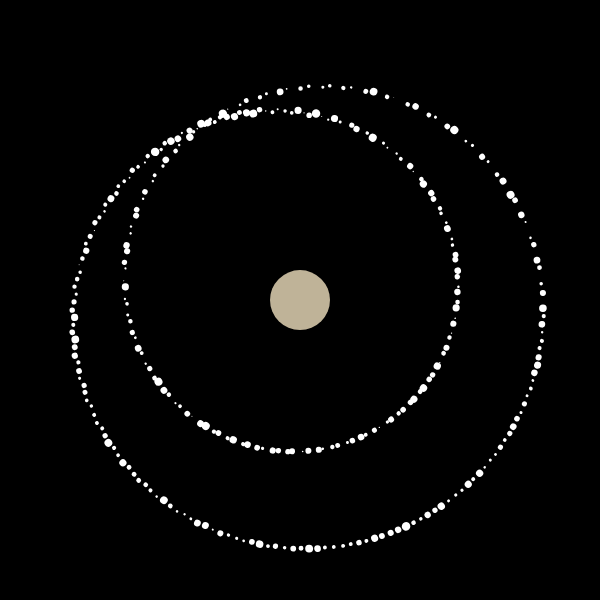
Frame 1 (no input)
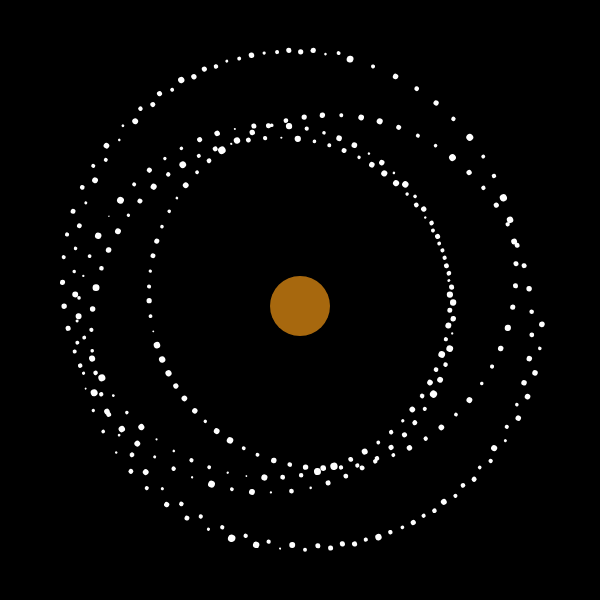
Frame 60 (no input)
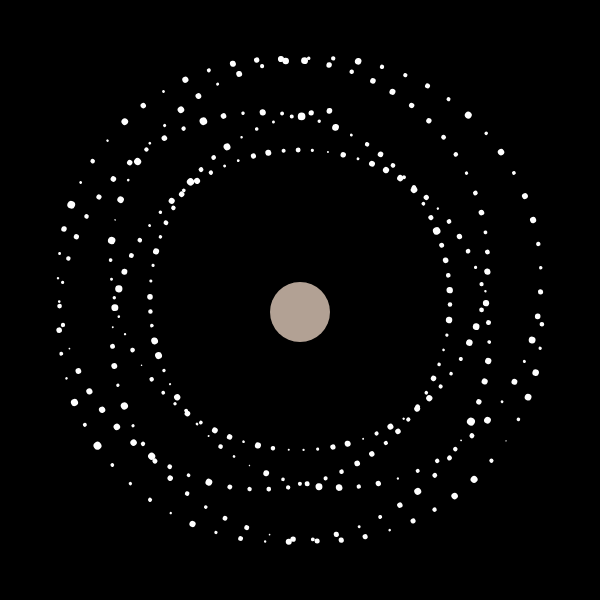
Frame 120 (the mouse pressed at the canvas centre since frame 60)

The p5.js sketch that drew these frames (run headless with seeded random() and noise() and a simulated clock; from frame 60 on, the mouse is pressed at the canvas centre):

// p5.js sketch
// ── sketch.js
let radius
let interval = 700
let bgColor
var xoff = 0;


function setup() {
  createCanvas(600, 600); 
  colorMode(HSB, TWO_PI, 1, 1)
  bgColor = color(0, 0, 0)
  noStroke(255)
  radius = 60 

  let timer1 = setInterval(()=>{
 bgColor = color (random(), random(), random());
 }, interval)
}


function draw() {
  background(bgColor);
  translate(width/2,height/2)
 
fill(random(), random(), random())
  
 var x = map(noise(xoff), 0, 1, 0, width);
  
  xoff += 0.1;
  
  
  ellipse(0, xoff, radius) 
  
  
  push()
		var r= 2
	for(var a=0;a < 300; a++){
	fill(5)
	
	
	rotate(0.1)	 
  ellipse(200 + 50 * cos(100+a/10*(frameCount+200)/400),
          random() * sin(a *(frameCount+1000)/100),
          10 * noise(a,frameCount/100))
	

	r=r*0.99+2
	
	}
pop()
  
}
// ── style.css
html, body {
    margin: 0;
    padding: 0;
  }
  canvas {
    display: block;
  }
  
  h1 {
    font-size: 40px;
  }
  
  h2 {
    font-size: 40px;
  }
  h3 {
    font-size: 40px;
  }
  
  h4 {
    font-size: 40px;
  }
  
  h6 {
    font-size: 40px;
  }
  
  h7 {
    font-size: 40px;
  }
  
